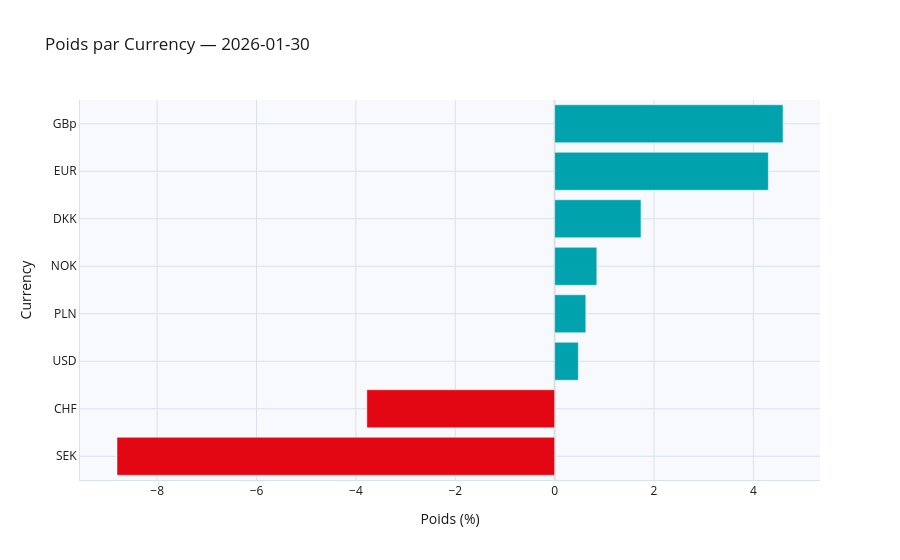

The notebook cell this image was saved under:
### Code cell
comp_charts["Currency"].show()

### Figure 1 — Plotly figure (JSON) as saved in the notebook; plotly's stock layout.template omitted (floating-point values rounded to 4 significant figures)
{"data": [{"marker": {"color": ["#E30613", "#E30613", "#00A3AD", "#00A3AD", "#00A3AD", "#00A3AD", "#00A3AD", "#00A3AD"]}, "orientation": "h", "type": "bar", "x": [-8.808, -3.78, 0.4767, 0.6275, 0.8488, 1.738, 4.301, 4.596], "y": ["SEK", "CHF", "USD", "PLN", "NOK", "DKK", "EUR", "GBp"]}], "layout": {"font": {"color": "#1A1A1A"}, "paper_bgcolor": "white", "plot_bgcolor": "#F7F9FC", "title": {"text": "Poids par Currency — 2026-01-30"}, "xaxis": {"gridcolor": "#D9E2EC", "linecolor": "#D9E2EC", "title": {"text": "Poids (%)"}, "zerolinecolor": "#D9E2EC"}, "yaxis": {"gridcolor": "#D9E2EC", "linecolor": "#D9E2EC", "title": {"text": "Currency"}, "zerolinecolor": "#D9E2EC"}}}
